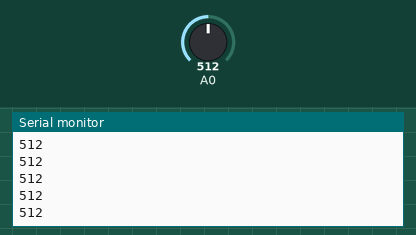
Simulated run of this sketch. Board: Arduino Uno, built with avr-gcc and run on an emulated ATmega328P. On the bench: the last lines printed to the serial monitor. Inputs (shaded band) come from the test bench; at power-on: A0 = 512.

Above: at 1.2 s.
1.3 s: A0 set to 716
At 1.32 s:
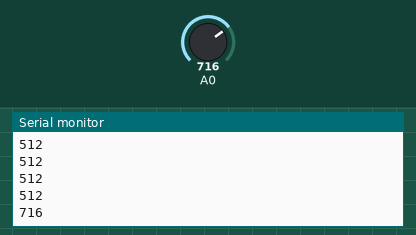
2.8 s: A0 set to 900
At 2.83 s:
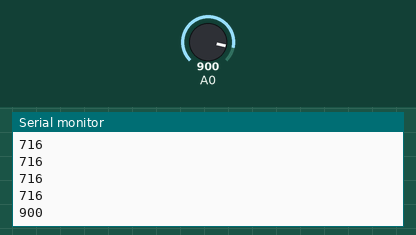
Timing chart, 0 to 5.8 s (numbered marks = the images above; inputs shaded):
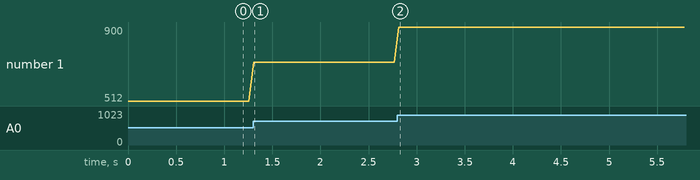

The sketch:

SendOneAnalogValue.ino
```cpp
int sensorValue = 0;

void setup() {
  // Open the serial port
  Serial.begin(9600);
  // Set the A0 pin to input mode
  pinMode(A0,INPUT);
}

void loop() {
  // Read the A0 sensor value
  sensorValue = analogRead(A0);
  // Write the sensorValue in the serial port
  Serial.println(sensorValue);
  // Wait 50 milliseconds
  delay(50);
}
```

Measured:
- after the input at 1.3 s, the serial monitor: prints a new line at once (image 1)
- after the input at 2.8 s, the serial monitor: prints a new line at once (image 2)
- plotted number 1: 512 → 716 after the input at 1.3 s, 716 → 900 after the input at 2.8 s
